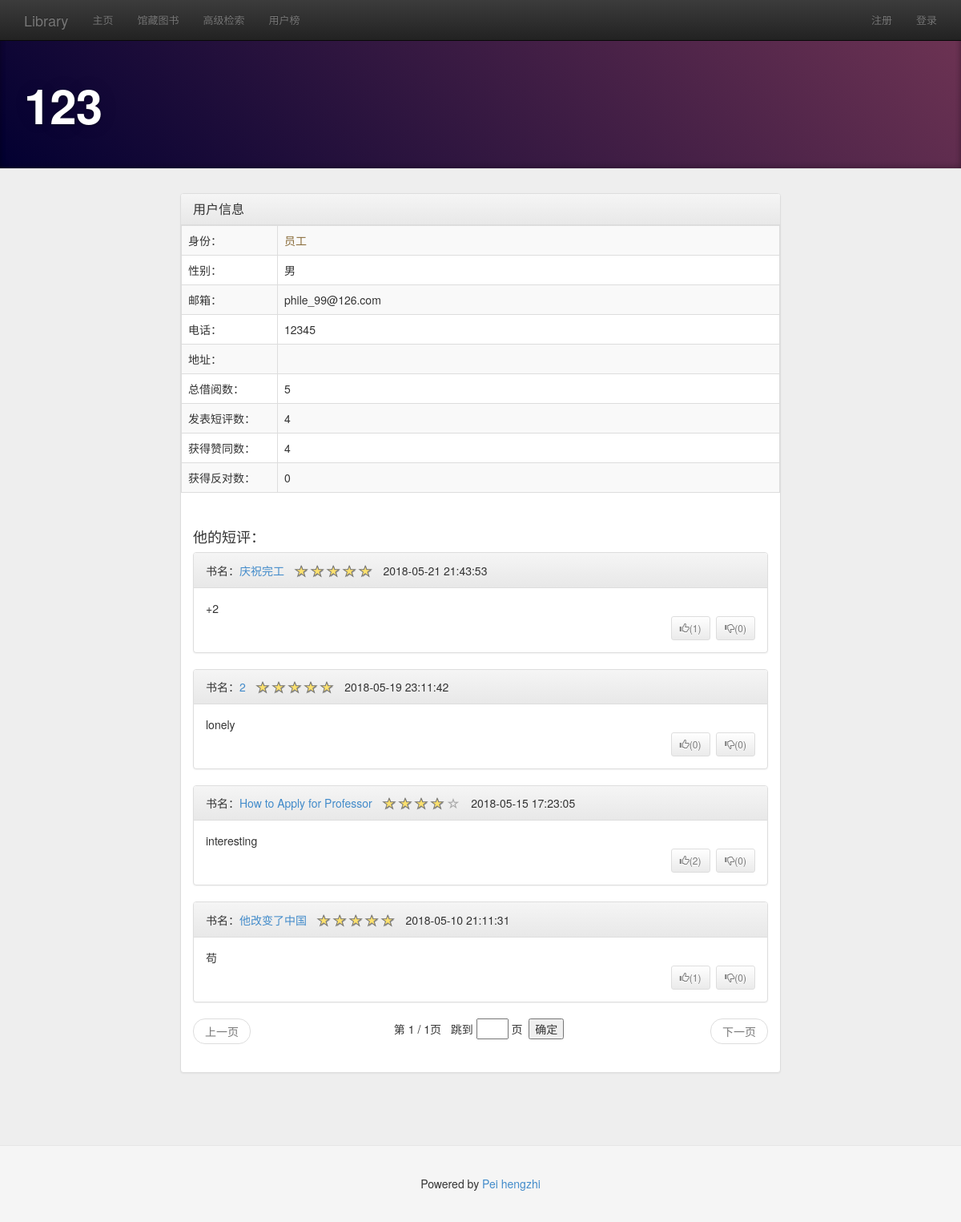
The app's page /person?id=2 with its own data.
### account/models.py (models this page shows, shortened)
class Account(models.Model):
    user=models.OneToOneField(User,on_delete=models.CASCADE)
    sex=models.BooleanField(default=True)
    telephone=models.CharField(max_length=18,blank=True,default="")
    address=models.CharField(max_length=50,blank=True,default="")
    CommentNum=models.PositiveIntegerField(default=1)
    RecordNum=models.PositiveIntegerField(default=1)
    BookNum=models.PositiveIntegerField(default=1)
    class Meta:
        db_table='account'
        verbose_name='用户信息'
        verbose_name_plural='用户信息'
        ordering=['user__username']

class Comments(models.Model):
    Rbook=models.ForeignKey(Books,on_delete=models.CASCADE)
    sender=models.ForeignKey(User,on_delete=models.CASCADE)
    senddate=models.DateTimeField(auto_now_add=True)
    content=models.TextField(max_length=300,default="")
    score=models.DecimalField(max_digits=2,decimal_places=1,default=3.0)
    class Meta:
        db_table='Comments'
        verbose_name='评论记录'
        verbose_name_plural='评论记录'
        ordering=['senddate']

class Books(models.Model):
    isbn=models.CharField(max_length=13)
    bookname=models.CharField(max_length=40)
    date=models.DateField()
    category=models.CharField(max_length=7,default="")
    publisher=models.CharField(max_length=20)
    author=models.CharField(max_length=20)
    description=models.TextField(max_length=300,blank=True,default="")
    totnum=models.PositiveIntegerField(default=1)
    pict=models.ImageField(upload_to='image/%Y/%m/%d/',default="image/index.jpg")
    class Meta:
        db_table='books'
        verbose_name='书籍信息'
        verbose_name_plural='书籍信息'
        ordering=['isbn']

### account/views.py (the view, shortened to what this page needs)
# urls.py: path('person',views.person,name='person'),
def person(request):
    user=request.user if request.user.is_authenticated else None
    Cnum=Account.objects.get(user=user).CommentNum if user else Default_Cnum
    person_id=request.GET.get('id','')
    if person_id=='':
        return HttpResponseRedirect(reverse('ranklist'))
    try:
        person=User.objects.get(pk=person_id)
    except User.DoesNotExist:
        return HttpResponseRedirect(reverse('ranklist'))
    if person==user: return HttpResponseRedirect(reverse('personal_center'))
    state=None
    borrownum=Loan_record.objects.filter(borrower=person,returndate__isnull=True).count()
    account=Account.objects.get(user=person)
    comments_list=Comments.objects.filter(sender=person).order_by("-senddate")
    comments_num=comments_list.count()
    totalB=Loan_record.objects.filter(borrower=person).count()
    support_num=0
    oppose_num=0
    for comment in comments_list:
        cur=calc_comment(comment,user)
        support_num+=cur[1]
        oppose_num+=cur[2]
    comments_list=paginate(request.GET.get('com_pg'),comments_list,Cnum)
    out_list=[]
    for comment in comments_list:
        out_list.append(calc_comment(comment,user))
    content = {
        'user': user,
        'active_menu': 'person',
        'state': state,
        'person':person,
        'account':account,
        'totalB':totalB,
        'borrownum':borrownum,
        'comments_num':comments_num,
        'support_num':support_num,
        'oppose_num':oppose_num,
        'comments_list':comments_list,
        'out_list':out_list,
    }
    return render(request,'person.html', content)

### account/views.py (called while the page is built)
def paginate(page,out_list,num):
    paginator=Paginator(out_list,num)
    try:
        out_list=paginator.page(page)
    except PageNotAnInteger:
        out_list=paginator.page(1)
    except EmptyPage:
        out_list=paginator.page(paginator.num_pages)
    return out_list

def calc_comment(comment,user):
    atti=ComAttitude.objects.filter(Rcomment=comment)
    if atti.count()==0:
        if user: return (comment,0,0,0)
        else: return (comment,0,0,-2)
    else :
        if user:
            try:
                tmp=atti.filter(judger=user)[0]
                user_atti=tmp.attitude
            except:
                user_atti=0
        else: user_atti=-2
        return (comment,atti.filter(attitude=1).count(),atti.filter(attitude=-1).count(),user_atti)

### templates/person.html (shortened to what this page needs)
{% extends "base.html" %}
{% load staticfiles %}
{% block head %}
<header class="jumbotron subhead" id="header-base">
    <div class="container">
        <h1>{{ person.username }}</h1>
    </div>
</header>
{% endblock %}
{% block content %}
    <div class="container">
        <div class="row">
            <div class="col-md-8 col-md-offset-2">
                    <div class="panel panel-default">
                        <div class="panel-heading">
                            <h3 class="panel-title">用户信息
                            </h3>
                        </div>
                        <table style="width:100%"><tr><td>
                        <table class="table table-bordered table-striped">
                            <tr><td width="120">身份：</td><td>
                            {% if person.is_superuser %}
                                <div class="text-danger">管理员</div>
                            {% elif person.is_staff %}
                                <div class="text-warning">
                                {% if user.is_superuser %}
                                    <form method="POST">
                                        {% csrf_token %}
                                        员工&nbsp;
                                        <input type="hidden" name="status" value="down" />
                                        <button class="btn btn-sm btn-danger" type="submit" onclick="return status_con()">解除员工身份</button>
                                    </form>
                                {% else %}
                                    员工
                                {% endif %}
                                </div>
                            {% endif %}
                            </td></tr>
                            <tr><td width="120">性别：</td>
                            <td>
                            {% if account.sex == True %}
                                男
                            {% else %}
                                女
                            {% endif %}
                            </td></tr>
                            <tr><td width="120">邮箱：</td><td>{{ person.email }}</td></tr>
                            <tr><td width="120">电话：</td><td>{{ account.telephone }}</td></tr>
                            <tr><td width="120">地址：</td><td>{{ account.address }}</td></tr>
                            <tr><td width="120">总借阅数：</td><td>{{ totalB }}</td></tr>
                            <tr><td width="120">发表短评数：</td>
                            <td>{{ comments_num }}
                            </td></tr>
                            <tr><td width="120">获得赞同数：</td><td>{{ support_num }}</td></tr>
                            <tr><td width="120">获得反对数：</td><td>{{ oppose_num }}</td></tr>
                        </table></td>
                        </tr></table>
                        <div class="panel-body">
                            <h4>他的短评：</h4>
                            <div id="remark">
                                {% for comment,support,oppose,user_atti in out_list %}
                                    <div class="panel panel-default" name="comment{{ comment.id }}" id="comment{{ comment.id }}">
                                        <div class="panel-heading">
                                            <table style="width:100%"><tr><td>
                                            <table><tr><td>
                                                书名：<a href="{% url 'book_detail' %}?id={{ comment.Rbook.id }}#remark">{{ comment.Rbook.bookname }}</a>&nbsp;&nbsp;&nbsp;
                                            </td>
                                            <td><input id="showscore{{ comment.id }}" class="rating" data-size="xs" value="{{ comment.score }}"></td>
                                            <td>&nbsp;&nbsp;&nbsp;{{ comment.senddate|date:"Y-m-d H:i:s" }}</td>
                                            </tr></table></td>
                                            </tr></table>
                                        </div>
                                        <div class="panel-body">
                                            {{ comment.content }}
                                            <br>
                                            <div class="pull-right">
                                                {% if user_atti == -2 or user == comment.sender %}
                                                    <button name="support" class="btn btn-default btn-sm disabled" style="float:left"><span class="glyphicon glyphicon-thumbs-up"></span>({{ support }})</button>&nbsp;
                                                    <button name="oppose" class="btn btn-default btn-sm disabled" ><span class="glyphicon glyphicon-thumbs-down"></span>({{ oppose }})</button>
                                                {% endif %}
                                            </div>
                                            <br>
                                        </div>
                                    </div>
                                {% empty %}
                                    <p>暂无短评</p>
                                {% endfor %}
                                <nav>
                                    <ul class="pager">
                                    {% if comments_list.has_previous %}
                                        <li class="previous"><a
                                            href="?id={{ person.id }}&com_pg={{ comments_list.previous_page_number }}#remark">上一页</a>
                                        </li>
                                    {% else %}
                                        <li class="previous disabled"><a href="#remark">上一页</a></li>
                                    {% endif %}
                                    第 {{ comments_list.number }} / {{ comments_list.paginator.num_pages }}页&nbsp;&nbsp;
                                    {% if comments_list.has_next %}
                                    <li class="next"><a
                                        href="?id={{ person.id }}&com_pg={{ comments_list.next_page_number }}#remark">下一页</a>
                                    </li>
                                    {% else %}
                                        <li class="next disabled"><a href="#remark">下一页</a></li>
                                    {% endif %}
                                    <li>
                                        跳到&nbsp;<input type="text" id="jump_page" maxlength="10" type="text" style="width:40px;" onkeyup=" if (event.keyCode==13) jump()"> 页&nbsp;
                                        <button id="pager_go" type="button" value="确定" onclick="jump()" >确定</button>&nbsp;
                                    </li>
                                    </ul>
                                </nav>
                            </div>
                        </div>
                    </div>
            </div>
        </div>
    </div>
{% endblock %}

### account/static/css/base.css (style rules this page uses)
body { padding-top: 50px; background-color: #eeeeee; }
#header-base { background-color: #000; color: #fff; }

### account/static/css/docs.css (style rules this page uses)
body { position: relative; padding-top: 40px; }
.jumbotron { position: relative; padding: 40px 0; color: #fff; text-align: center; text-shadow: 0 1px 3px rgba(0,0,0,.4), 0 0 30px rgba(0,0,0,.075); background: #020031; background: -moz-linear-gradient(45deg, #020031 0%, #6d3353 100%); background: -webkit-gradient(linear, left bottom, right top, color-stop(0%,#020031), color-stop(100%,#6d3353)); background: -webkit-linear-gradient(45deg, #020031 0%,#6d3353 100%); background: -o-linear-gradient(45deg, #020031 0%,#6d3353 100%); background: -ms-linear-gradient(45deg, #020031 0%,#6d3353 100%); background: linear-gradient(45deg, #020031 0%,#6d3353 100%); filter: progid:DXImageTransform.Microsoft.gradient( startColorstr='#020031', endColorstr='#6d3353',GradientType=1 ); -webkit-box-shadow: inset 0 3px 7px rgba(0,0,0,.2), inset 0 -3px 7px rgba(0,0,0,.2); -moz-box-shadow: inset 0 3px 7px rgba(0,0,0,.2), inset 0 -3px 7px rgba(0,0,0,.2); box-shadow: inset 0 3px 7px rgba(0,0,0,.2), inset 0 -3px 7px rgba(0,0,0,.2); }
.jumbotron h1 { font-size: 80px; font-weight: bold; letter-spacing: -1px; line-height: 1; }
.jumbotron .container { position: relative; z-index: 2; }
.jumbotron:after { content: ''; display: block; position: absolute; top: 0; right: 0; bottom: 0; left: 0; background: url(../img/bs-docs-masthead-pattern.png) repeat center center; opacity: .4; }
.subhead { text-align: left; border-bottom: 1px solid #ddd; }
.subhead h1 { font-size: 60px; }

### account/static/css/docs-cn.css (style rules this page uses)
h1, h3, h3, .masthead p, .subhead p, .marketing h2 { font-family: "Helvetica Neue",Helvetica,'microsoft yahei ui', 'microsoft yahei','simhei',Arial,sans-serif; font-weight: normal; }

### records on screen
Account: telephone "12345"
Comments: Rbook.bookname "庆祝完工", senddate "2018-05-21 21:43:53", content "+2", support "1", oppose "0"
Comments: Rbook.bookname "2", senddate "2018-05-19 23:11:42", content "lonely", support "0", oppose "0"
Comments: Rbook.bookname "How to Apply for Professor", senddate "2018-05-15 17:23:05", content "interesting", sender "2", oppose "0"
Comments: Rbook.bookname "他改变了中国", senddate "2018-05-10 21:11:31", content "苟", support "1", oppose "0"

### other values on screen
{{ person.username }} "123"
{{ person.email }} "phile_99@126.com"
{{ totalB }} "5"
{{ comments_num }} "4"
{{ support_num }} "4"
{{ oppose_num }} "0"
{{ comments_list.number }} "1"
{{ comments_list.paginator.num_pages }} "1"
